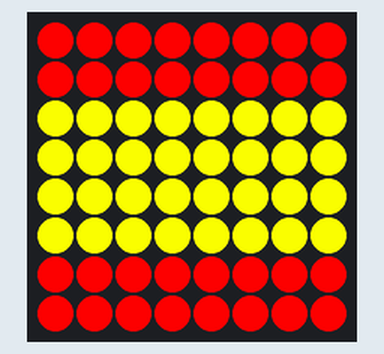
A program run on a simulated Raspberry Pi (BCM pin numbers) with a Sense HAT. Parts: the Sense HAT's 8×8 RGB LED matrix. At 0.0 s the program stops and its outputs stay as they are.

Above: at 0.1 s.

The program:

spain.py
```python
#!/usr/bin/python

from sense_hat import SenseHat

sense = SenseHat()

def setRow( row, colour ):
	sense.set_pixel(0, row, colour)
	sense.set_pixel(1, row, colour)
	sense.set_pixel(2, row, colour)
	sense.set_pixel(3, row, colour)
	sense.set_pixel(4, row, colour)
	sense.set_pixel(5, row, colour)
	sense.set_pixel(6, row, colour)
	sense.set_pixel(7, row, colour)
	return;


sense.clear(0, 0, 0)  # passing in r, g and b values of a colour

red = (255, 0, 0)
yellow = (255, 255, 0)

setRow(0, red )
setRow(1, red )
setRow(2, yellow )
setRow(3, yellow )
setRow(4, yellow )
setRow(5, yellow )
setRow(6, red )
setRow(7, red )
```
